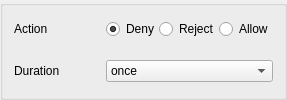
    <widget class="QGroupBox" name="enableGroup">
     <property name="sizePolicy">
      <sizepolicy hsizetype="Preferred" vsizetype="Maximum">
       <horstretch>0</horstretch>
       <verstretch>0</verstretch>
      </sizepolicy>
     </property>
     <property name="flat">
      <bool>false</bool>
     </property>
     <property name="checkable">
      <bool>false</bool>
     </property>
     <property name="checked">
      <bool>false</bool>
     </property>
     <layout class="QGridLayout" name="gridLayout" columnstretch="0,0,0,0,0,0,0">
      <property name="sizeConstraint">
       <enum>QLayout::SizeConstraint::SetDefaultConstraint</enum>
      </property>
      <property name="topMargin">
       <number>4</number>
      </property>
      <property name="bottomMargin">
       <number>4</number>
      </property>
      <property name="verticalSpacing">
       <number>12</number>
      </property>
      <item row="3" column="1">
       <widget class="QLabel" name="label_2">
        <property name="text">
         <string>Action</string>
        </property>
       </widget>
      </item>
      <item row="4" column="4">
       <spacer name="horizontalSpacer_5">
        <property name="orientation">
         <enum>Qt::Horizontal</enum>
        </property>
        <property name="sizeHint" stdset="0">
         <size>
          <width>40</width>
          <height>20</height>
         </size>
        </property>
       </spacer>
      </item>
      <item row="3" column="4">
       <spacer name="horizontalSpacer_4">
        <property name="orientation">
         <enum>Qt::Horizontal</enum>
        </property>
        <property name="sizeHint" stdset="0">
         <size>
          <width>40</width>
          <height>20</height>
         </size>
        </property>
       </spacer>
      </item>
      <item row="4" column="1">
       <widget class="QLabel" name="label_4">
        <property name="text">
         <string>Duration</string>
        </property>
       </widget>
      </item>
      <item row="4" column="6">
       <widget class="QComboBox" name="durationCombo">
        <item>
         <property name="text">
          <string>once</string>
         </property>
        </item>
        <item>
         <property name="text">
          <string notr="true">30s</string>
         </property>
        </item>
        <item>
         <property name="text">
          <string notr="true">5m</string>
         </property>
        </item>
        <item>
         <property name="text">
          <string notr="true">15m</string>
         </property>
        </item>
        <item>
         <property name="text">
          <string notr="true">30m</string>
         </property>
        </item>
        <item>
         <property name="text">
          <string notr="true">1h</string>
         </property>
        </item>
        <item>
         <property name="text">
          <string notr="true">12h</string>
         </property>
        </item>
        <item>
         <property name="text">
          <string>until reboot</string>
         </property>
        </item>
        <item>
         <property name="text">
          <string>always</string>
         </property>
        </item>
       </widget>
      </item>
      <item row="3" column="6">
       <layout class="QHBoxLayout" name="horizontalLayout_2">
        <item>
         <widget class="QRadioButton" name="actionDenyRadio">
          <property name="sizePolicy">
           <sizepolicy hsizetype="Preferred" vsizetype="Fixed">
            <horstretch>0</horstretch>
            <verstretch>0</verstretch>
           </sizepolicy>
          </property>
          <property name="toolTip">
           <string>Drop will just discard the connection</string>
          </property>
          <property name="text">
           <string>Deny</string>
          </property>
          <property name="icon">
           <iconset theme="emblem-important">
            <normaloff>../../../../../../../../../../../../../../../../../../../../../../../../../../../../../../../../../../../../../../../../../../../../../../../../../../../../../../.designer/backup</normaloff>../../../../../../../../../../../../../../../../../../../../../../../../../../../../../../../../../../../../../../../../../../../../../../../../../../../../../../.designer/backup</iconset>
          </property>
          <property name="checked">
           <bool>true</bool>
          </property>
         </widget>
        </item>
        <item>
         <widget class="QRadioButton" name="actionRejectRadio">
          <property name="toolTip">
           <string>Reject will drop the connection, and kill the socket that initiated it</string>
          </property>
          <property name="text">
           <string>Reject</string>
          </property>
          <property name="icon">
           <iconset theme="window-close">
            <normaloff>../../../../../../.designer/backup</normaloff>../../../../../../.designer/backup</iconset>
          </property>
         </widget>
        </item>
        <item>
         <widget class="QRadioButton" name="actionAllowRadio">
          <property name="sizePolicy">
           <sizepolicy hsizetype="Preferred" vsizetype="Fixed">
            <horstretch>0</horstretch>
            <verstretch>0</verstretch>
           </sizepolicy>
          </property>
          <property name="toolTip">
           <string>Allow will allow the connection</string>
          </property>
          <property name="layoutDirection">
           <enum>Qt::LayoutDirection::LeftToRight</enum>
          </property>
          <property name="text">
           <string>Allow</string>
          </property>
          <property name="icon">
           <iconset theme="emblem-default">
            <normaloff>../../../../../../../../../../../../../../../../../../../../../../../../../../../../../../../../../../../../../../../../../../../../../../../../../../../../../../.designer/backup</normaloff>../../../../../../../../../../../../../../../../../../../../../../../../../../../../../../../../../../../../../../../../../../../../../../../../../../../../../../.designer/backup</iconset>
          </property>
         </widget>
        </item>
       </layout>
      </item>
     </layout>
    </widget>
